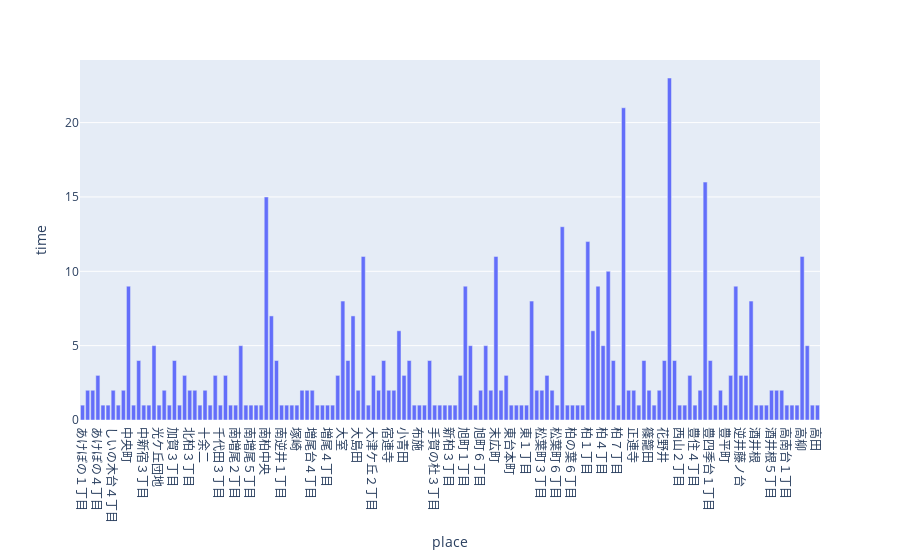

The notebook cell saved with this chart:
### Code cell
fig = px.bar(place,
            x='place',
            y='time'
            )
fig.update_xaxes(categoryorder='category ascending')
fig.show()

### Figure 1 — Plotly figure (JSON) as saved in the notebook; plotly's stock layout.template omitted (floating-point values rounded to 4 significant figures; data arrays with more than 128 entries replaced by an {"elided": "..."} marker saying what was removed)
{"data": [{"alignmentgroup": "True", "hovertemplate": "place=%{x}<br>time=%{y}<extra></extra>", "legendgroup": "", "marker": {"color": "#636efa", "pattern": {"shape": ""}}, "name": "", "offsetgroup": "", "orientation": "v", "showlegend": false, "textposition": "auto", "type": "bar", "x": {"elided": "145 str values"}, "xaxis": "x", "y": {"elided": "145 int values"}, "yaxis": "y"}], "layout": {"barmode": "relative", "legend": {"tracegroupgap": 0}, "margin": {"t": 60}, "xaxis": {"anchor": "y", "categoryorder": "category ascending", "domain": [0, 1], "title": {"text": "place"}}, "yaxis": {"anchor": "x", "domain": [0, 1], "title": {"text": "time"}}}}
